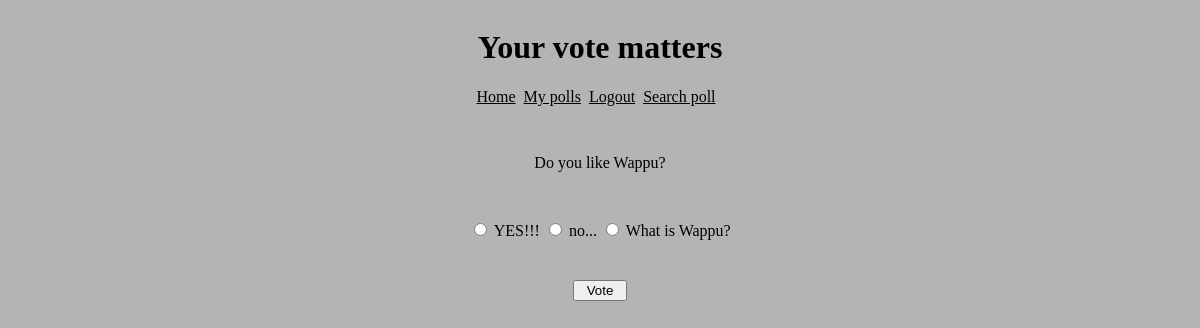
Screenshot of /vote/28130344/ (signed in) with the database file from the repository.
### polls/models.py (models this page shows, shortened)
class Poll(models.Model):
    question = models.CharField(max_length=255, blank=False, null=False)
    option_one = models.CharField(max_length=50)
    option_two = models.CharField(max_length=50)
    option_three = models.CharField(max_length=50)
    option_one_votes = models.IntegerField(default=0)
    option_two_votes = models.IntegerField(default=0)
    option_three_votes = models.IntegerField(default=0)
    user = models.ForeignKey(CustomUser, on_delete=models.CASCADE)

### polls/views.py (the view, shortened to what this page needs)
# urls.py: path('vote/<poll_id>/', views.vote_view, name='vote'),
@csrf_exempt
def vote_view(request, poll_id):
    user = request.user
    poll = Poll.objects.get(pk=poll_id)
    context =  {
        'poll': poll ,
        'has_voted': False,
    }
    return render(request, 'polls/vote.html', context)

### polls/templates/polls/vote.html (shortened to what this page needs)
{% extends "polls/base.html" %}
{% block content %}
<form method="POST">
    <div class="vote-poll">
        <div class="question-title">
            {{ poll.question }}
        </div>
        {% if not has_voted %}
        <div class="radio">
            <label>
                <input type="radio" name="poll" value="option1">
                {{ poll.option_one }}
            </label>
            <label>
                <input type="radio" name="poll" value="option2">
                {{ poll.option_two }}
            </label>
            <label>
                <input type="radio" name="poll" value="option3">
                {{ poll.option_three }}
            </label>
        </div>
    <div><button type="submit" style="width: 4em; margin-top: 3em;">Vote</button ></div>
    {% else %}
    <span>You have already voted but you can view the poll results</span>
    <a href="{% url 'results' poll.id %}">here</a>
    {% endif %}
    </div>
</form>
{% endblock %}

### polls/static/base.css (style rules this page uses)
body { background-color: rgb(180, 180, 180); display: flex; flex-direction: column; }
.vote-poll { text-align: center; display: flex; flex-direction: column; }
.question-title { margin-top: 3em; margin-bottom: 3em; }

### rows the page displays
Poll: question "Do you like Wappu?", option_one "YES!!!", option_two "no...", option_three "What is Wappu?"
